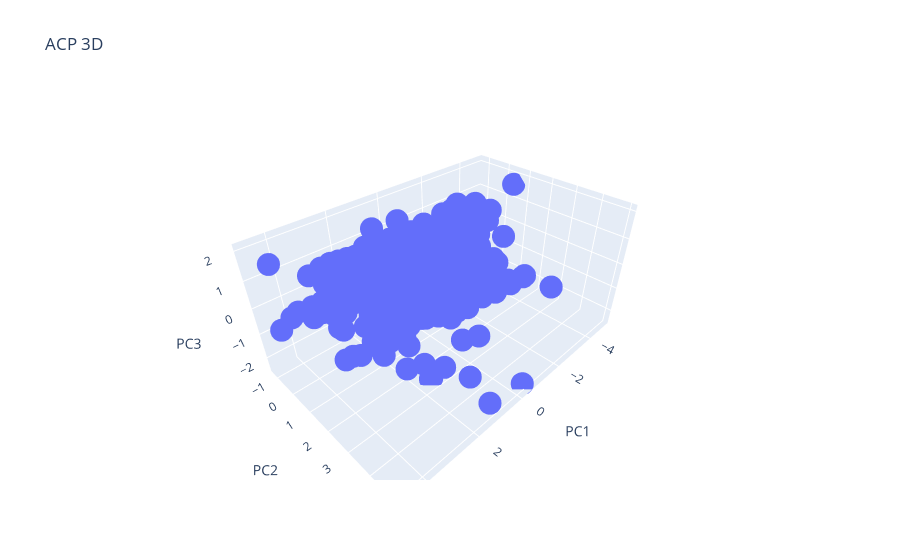

Source (notebook cell):
### Markdown cell above
### ACP sur les données

### Code cell
pca = PCA(n_components=3)
pca_data = pca.fit_transform(df.drop('LC50', axis=1))
fig = px.scatter_3d(
    x=pca_data[:, 0],
    y=pca_data[:, 1],
    z=pca_data[:, 2],
    title="ACP 3D",
    labels={'x': 'PC1', 'y': 'PC2', 'z': 'PC3'},
)
fig.show()

### Figure 1 — Plotly figure (JSON) as saved in the notebook; plotly's stock layout.template omitted (floating-point values rounded to 4 significant figures; data arrays with more than 128 entries replaced by an {"elided": "..."} marker saying what was removed)
{"data": [{"hovertemplate": "PC1=%{x}<br>PC2=%{y}<br>PC3=%{z}<extra></extra>", "legendgroup": "", "marker": {"color": "#636efa", "symbol": "circle"}, "mode": "markers", "name": "", "scene": "scene", "showlegend": false, "type": "scatter3d", "x": {"elided": "908 float values"}, "y": {"elided": "908 float values"}, "z": {"elided": "908 float values"}}], "layout": {"legend": {"tracegroupgap": 0}, "scene": {"domain": {"x": [0, 1], "y": [0, 1]}, "xaxis": {"title": {"text": "PC1"}}, "yaxis": {"title": {"text": "PC2"}}, "zaxis": {"title": {"text": "PC3"}}}, "title": {"text": "ACP 3D"}}}
